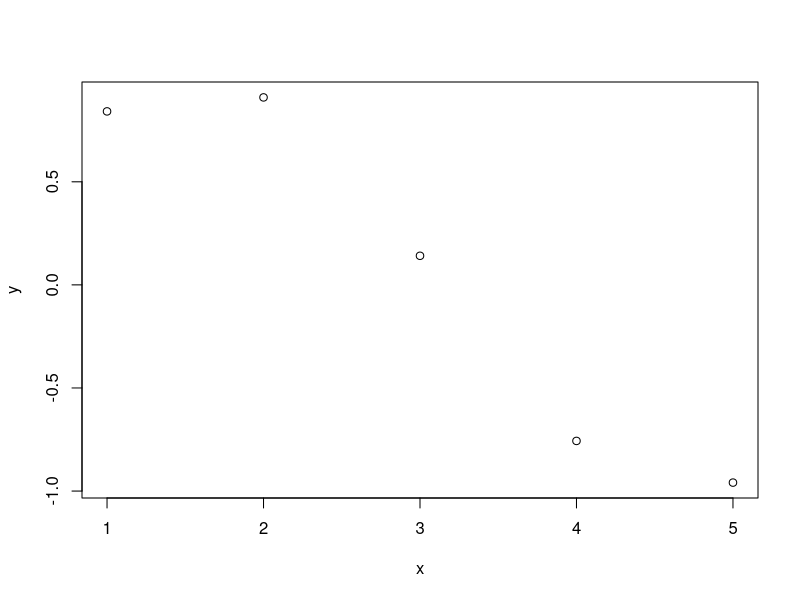

Write the R code that produced this figure.
## ---- chunk 1
knitr::opts_chunk$set(echo = TRUE)
## ---- chunk 2
x = 1:5
y = sin(x)
plot(x,y)
